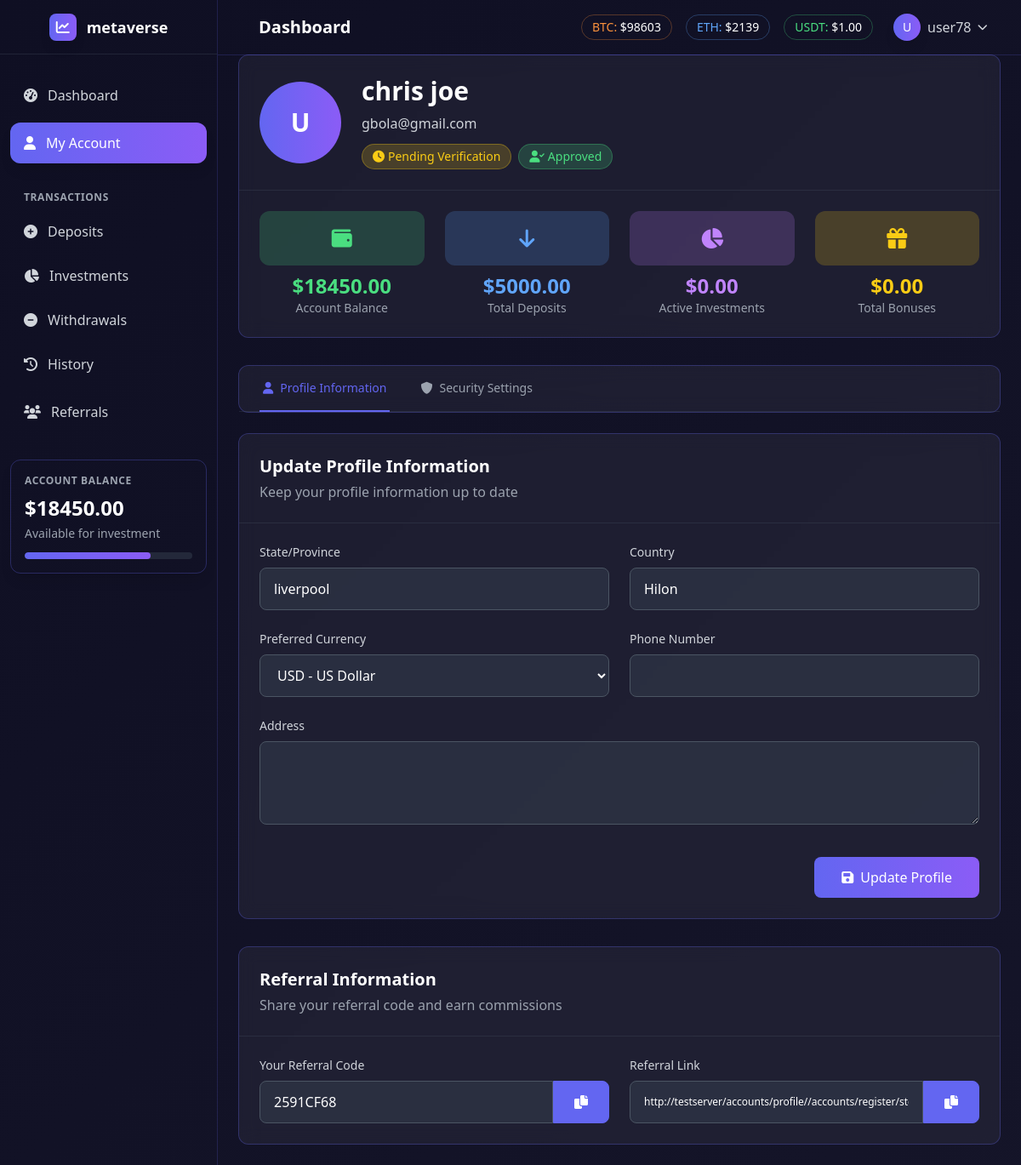
Before: /accounts/profile/ (signed in) with the older database file.
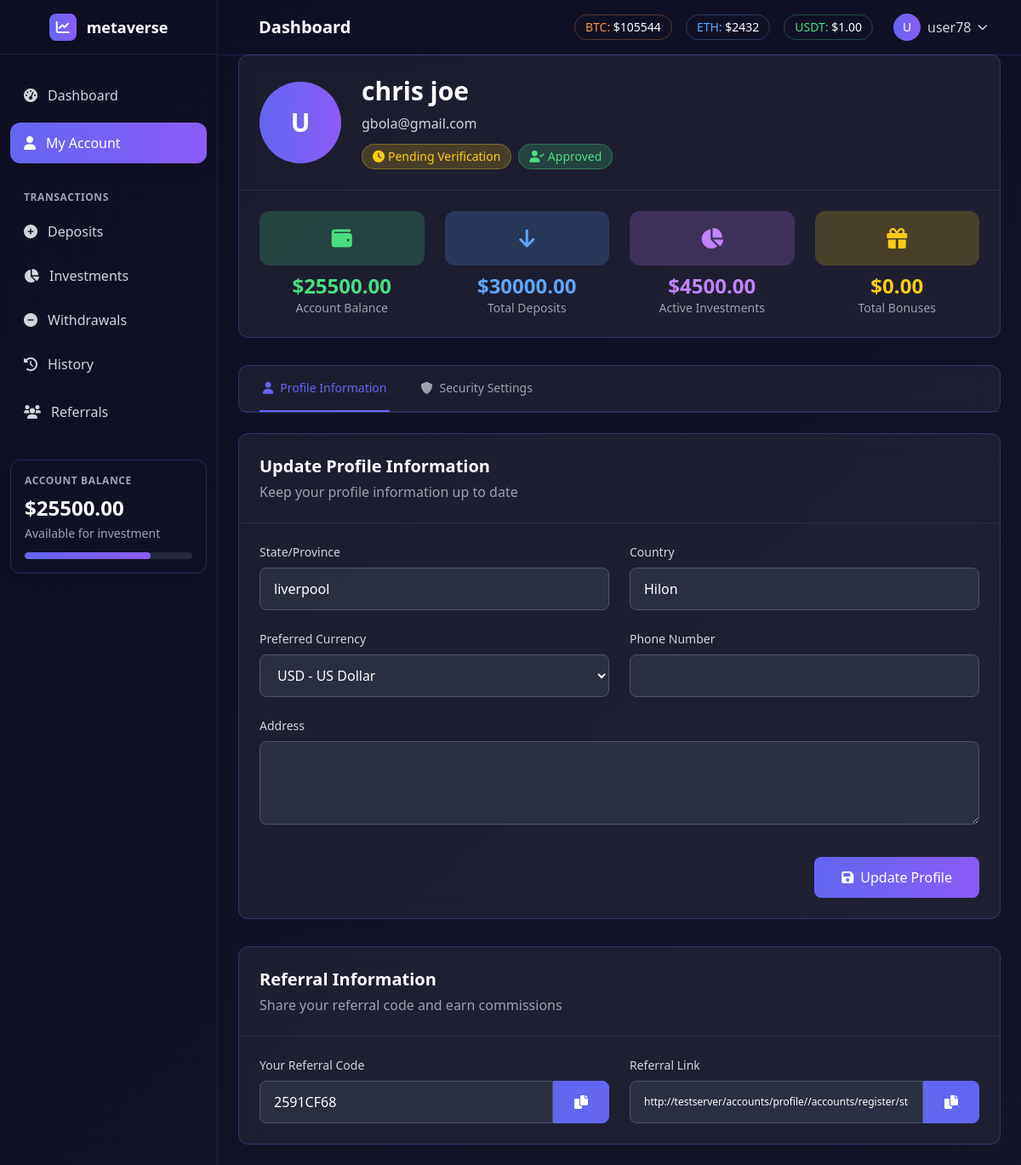
After: the same page with the newer database file.
### core/models.py (models this page shows, shortened)
class CurrencyRate(models.Model):
    currency_code = models.CharField(max_length=10)  # BTC, ETH, USDT, USD, EUR, etc.
    rate_usd = models.DecimalField(max_digits=15, decimal_places=8)  # Rate in USD
    last_updated = models.DateTimeField(auto_now=True)

### accounts/models.py (models this page shows, shortened)
class CustomUser(AbstractUser):
    email = models.EmailField(unique=True)
    full_name = models.CharField(max_length=100)
    is_verified = models.BooleanField(default=False)
    is_approved = models.BooleanField(default=False)
    registration_step = models.IntegerField(default=1)  # 1 or 2
    created_at = models.DateTimeField(auto_now_add=True)
    updated_at = models.DateTimeField(auto_now=True)
    USERNAME_FIELD = 'username'
    REQUIRED_FIELDS = ['email', 'full_name']

class UserProfile(models.Model):
    CURRENCY_CHOICES = [
        ('USD', 'US Dollar'),
        ('EUR', 'Euro'),
        ('GBP', 'British Pound'),
        ('NGN', 'Nigerian Naira'),
        ('GHS', 'Ghanaian Cedi'),
        ('KES', 'Kenyan Shilling'),
        ('ZAR', 'South African Rand'),
    ]
    user = models.OneToOneField(CustomUser, on_delete=models.CASCADE, related_name='profile')
    state = models.CharField(max_length=100, blank=True)
    country = models.CharField(max_length=100, blank=True)
    currency = models.CharField(max_length=3, choices=CURRENCY_CHOICES, default='USD')
    phone_number = models.CharField(max_length=20, blank=True)
    date_of_birth = models.DateField(null=True, blank=True)
    address = models.TextField(blank=True)
    referral_code = models.CharField(max_length=20, unique=True, blank=True)
    referred_by = models.ForeignKey('self', on_delete=models.SET_NULL, null=True, blank=True)
    account_balance = models.DecimalField(max_digits=15, decimal_places=2, default=0.00)
    total_deposit = models.DecimalField(max_digits=15, decimal_places=2, default=0.00)
    total_withdrawal = models.DecimalField(max_digits=15, decimal_places=2, default=0.00)
    total_bonus = models.DecimalField(max_digits=15, decimal_places=2, default=0.00)
    current_investment = models.DecimalField(max_digits=15, decimal_places=2, default=0.00)
    pending_withdrawal = models.DecimalField(max_digits=15, decimal_places=2, default=0.00)
    created_at = models.DateTimeField(auto_now_add=True)
    updated_at = models.DateTimeField(auto_now=True)

### accounts/views.py (the view)
# urls.py: path('profile/', views.profile, name='profile'),
@login_required
def profile(request):
    if request.method == 'POST':
        form_type = request.POST.get('form_type')
        if form_type == 'profile':
            form = ProfileUpdateForm(request.POST, instance=request.user.profile)
            if form.is_valid():
                form.save()
                messages.success(request, 'Profile updated successfully!')
                return redirect('accounts:profile')
    else:
        form = ProfileUpdateForm(instance=request.user.profile)
    return render(request, 'dashboard/profile.html', {'form': form})

### admin_panel/context_processors.py (called while the page is built)
def investment_stats(request):
    if request.user.is_authenticated and request.user.is_staff:
        return {
            'investment_stats': calculate_investment_stats()
        }
    return {}

### core/context_processors.py (called while the page is built)
def site_settings(request):
    try:
        settings = SiteSettings.objects.first()
    except SiteSettings.DoesNotExist:
        settings = None
    return {'site_settings': settings}

def currency_rates(request):
    rates = {}
    try:
        currency_rates = CurrencyRate.objects.all()
        for rate in currency_rates:
            rates[rate.currency_code] = rate.rate_usd
    except:
        pass
    return {'currency_rates': rates}

### templates/dashboard/profile.html (shortened to what the changed rows need)
{% extends 'base.html' %}
{% block content %}
<div class="pt-16 p-6 animate-fade-in">
    <div class="max-w-4xl mx-auto">
        <div class="glass-effect rounded-xl border border-purple-primary border-opacity-30 mb-8">
            <div class="p-6 border-b border-gray-600 border-opacity-30">
                <div class="flex flex-col md:flex-row items-center space-y-4 md:space-y-0 md:space-x-6">
                    <div class="w-24 h-24 bg-gradient-to-r from-purple-primary to-purple-secondary rounded-full flex items-center justify-center text-white text-3xl font-bold">
                        {{ user.username|first|upper }}
                    </div>
                    <div class="flex-1 text-center md:text-left">
                        <h2 class="text-3xl font-bold text-white mb-2">{{ user.full_name|default:user.username }}</h2>
                        <p class="text-gray-300 mb-3">{{ user.email }}</p>
                        <div class="flex flex-wrap justify-center md:justify-start gap-2">
                            {% if user.is_verified %}
                                <span class="inline-flex items-center px-3 py-1 bg-green-400 bg-opacity-20 text-green-400 text-sm rounded-full border border-green-400 border-opacity-30">
                                    <i class="fas fa-check-circle mr-1"></i>
                                    Verified
                                </span>
                            {% else %}
                                <span class="inline-flex items-center px-3 py-1 bg-yellow-400 bg-opacity-20 text-yellow-400 text-sm rounded-full border border-yellow-400 border-opacity-30">
                                </span>
                            {% endif %}
                            {% if user.is_approved %}
                                <span class="inline-flex items-center px-3 py-1 bg-green-400 bg-opacity-20 text-green-400 text-sm rounded-full border border-green-400 border-opacity-30">
                                </span>
                            {% else %}
                                <span class="inline-flex items-center px-3 py-1 bg-red-400 bg-opacity-20 text-red-400 text-sm rounded-full border border-red-400 border-opacity-30">
                                    <i class="fas fa-user-times mr-1"></i>
                                    Pending Approval
                                </span>
                            {% endif %}
                        </div>
                    </div>
                </div>
            </div>
            <div class="p-6">
                <div class="grid grid-cols-2 md:grid-cols-4 gap-6">
                    <div class="text-center">
                        <div class="p-4 bg-green-400 bg-opacity-20 rounded-xl mb-2">
                            <i class="fas fa-wallet text-green-400 text-2xl"></i>
                        </div>
                        <p class="text-2xl font-bold text-green-400">${{ user.profile.account_balance|floatformat:2 }}</p>
                        <p class="text-sm text-gray-400">Account Balance</p>
                    </div>
                    <div class="text-center">
                        <div class="p-4 bg-blue-400 bg-opacity-20 rounded-xl mb-2">
                            <i class="fas fa-arrow-down text-blue-400 text-2xl"></i>
                        </div>
                        <p class="text-2xl font-bold text-blue-400">${{ user.profile.total_deposit|floatformat:2 }}</p>
                        <p class="text-sm text-gray-400">Total Deposits</p>
                    </div>
                    <div class="text-center">
                        <div class="p-4 bg-purple-400 bg-opacity-20 rounded-xl mb-2">
                            <i class="fas fa-chart-pie text-purple-400 text-2xl"></i>
                        </div>
                        <p class="text-2xl font-bold text-purple-400">${{ user.profile.current_investment|floatformat:2 }}</p>
                        <p class="text-sm text-gray-400">Active Investments</p>
                    </div>
                    <div class="text-center">
                        <div class="p-4 bg-yellow-400 bg-opacity-20 rounded-xl mb-2">
                            <i class="fas fa-gift text-yellow-400 text-2xl"></i>
                        </div>
                        <p class="text-2xl font-bold text-yellow-400">${{ user.profile.total_bonus|floatformat:2 }}</p>
                        <p class="text-sm text-gray-400">Total Bonuses</p>
                    </div>
                </div>
            </div>
        </div>
        <div id="profile-content" class="tab-content glass-effect rounded-xl border border-purple-primary border-opacity-30">
            <div class="p-6 border-b border-gray-600 border-opacity-30">
                <h2 class="text-xl font-semibold text-white">Update Profile Information</h2>
            </div>
        </div>
        <div class="glass-effect rounded-xl border border-purple-primary border-opacity-30 mt-8">
            <div class="p-6 border-b border-gray-600 border-opacity-30">
                <h2 class="text-xl font-semibold text-white">Referral Information</h2>
            </div>
            <div class="p-6">
                <div class="grid grid-cols-1 md:grid-cols-2 gap-6">
                    <div>
                        <div class="flex">
                            <input type="text" value="{{ user.profile.referral_code }}" id="referral-code" class="flex-1 px-4 py-3 bg-gray-700 bg-opacity-50 border border-gray-600 rounded-l-lg text-white" readonly>
                            <button onclick="copyToClipboard('{{ user.profile.referral_code }}')" class="px-6 py-3 bg-purple-primary hover:bg-purple-secondary border border-purple-primary rounded-r-lg text-white transition-all">
                                <i class="fas fa-copy"></i>
                            </button>
                        </div>
                    </div>
                    <div>
                        <div class="flex">
                            <input type="text" value="{{ request.build_absolute_uri }}{% url 'accounts:register_step1' %}?ref={{ user.profile.referral_code }}" id="referral-link" class="flex-1 px-4 py-3 bg-gray-700 bg-opacity-50 border border-gray-600 rounded-l-lg text-white text-xs" readonly>
                            <button onclick="copyToClipboard('{{ request.build_absolute_uri }}{% url 'accounts:register_step1' %}?ref={{ user.profile.referral_code }}')" class="px-6 py-3 bg-purple-primary hover:bg-purple-secondary border border-purple-primary rounded-r-lg text-white transition-all">
                                <i class="fas fa-copy"></i>
                            </button>
                        </div>
                    </div>
                </div>
            </div>
        </div>
    </div>
</div>
{% endblock %}

### templates/partials/navbar.html (shortened to what this page needs)
<nav class="navbar-glass fixed top-0 left-0 right-0 z-40 lg:left-64 transition-all duration-300 border-b border-purple-primary border-opacity-20">
    <div class="px-4 sm:px-6 lg:px-8">
        <div class="flex justify-between h-16">
            <div class="flex items-center">
                <h1 class="ml-4 text-xl font-semibold text-white">
                    {% block page_title %}Dashboard{% endblock %}
                </h1>
            </div>
            <div class="flex items-center space-x-4">
                <div class="hidden md:flex items-center space-x-4 text-sm">
                    {% if currency_rates.BTC %}
                        <div class="crypto-ticker ticker-glass px-3 py-1 rounded-full border border-orange-400 border-opacity-30">
                            <span class="text-orange-400">BTC:</span>
                            <span class="text-white font-medium">${{ currency_rates.BTC|floatformat:0 }}</span>
                        </div>
                    {% endif %}
                    {% if currency_rates.ETH %}
                        <div class="crypto-ticker ticker-glass px-3 py-1 rounded-full border border-blue-400 border-opacity-30">
                            <span class="text-blue-400">ETH:</span>
                            <span class="text-white font-medium">${{ currency_rates.ETH|floatformat:0 }}</span>
                        </div>
                    {% endif %}
                    {% if currency_rates.USDT %}
                        <div class="crypto-ticker ticker-glass px-3 py-1 rounded-full border border-green-400 border-opacity-30">
                            <span class="text-green-400">USDT:</span>
                            <span class="text-white font-medium">${{ currency_rates.USDT|floatformat:2 }}</span>
                        </div>
                    {% endif %}
                </div>
                <div class="relative">
                    <button id="user-menu-btn" class="flex items-center space-x-2 text-gray-300 hover:text-white transition-colors duration-200 p-2 rounded-lg hover:bg-white hover:bg-opacity-10">
                        <div class="w-8 h-8 bg-gradient-to-r from-purple-primary to-purple-secondary rounded-full flex items-center justify-center text-white text-sm font-medium shadow-lg">
                            {{ user.username|first|upper }}
                        </div>
                        <span class="hidden sm:block font-medium">{{ user.username }}</span>
                        <i class="fas fa-chevron-down text-xs"></i>
                    </button>
                </div>
            </div>
        </div>
    </div>
</nav>
{% include 'partials/sidebar.html' %}

### templates/partials/sidebar.html (shortened to what the changed rows need)
<div id="sidebar" class="fixed inset-y-0 left-0 z-30 w-64 sidebar-glass transform -translate-x-full transition-transform duration-300 ease-in-out lg:translate-x-0 border-r border-purple-primary border-opacity-20">
    <nav class="mt-6 px-3">
        <div class="mt-8 p-4 balance-card rounded-xl border border-purple-primary border-opacity-30 shadow-lg">
            <div class="text-gray-400 text-xs uppercase tracking-wider mb-2 font-semibold">Account Balance</div>
            <div class="text-white text-2xl font-bold mb-1">${{ user.profile.account_balance|floatformat:2 }}</div>
            <div class="text-gray-400 text-sm mb-3">Available for investment</div>
            <div class="h-2 bg-gray-700 bg-opacity-50 rounded-full overflow-hidden">
                <div class="progress-bar h-full rounded-full" style="width: 75%"></div>
            </div>
        </div>
    </nav>
</div>

Changed rows visible on the page:
changed CurrencyRate (number 1 of 3 on the later page): BTC "98603" → "105544"
changed CurrencyRate (number 2 of 3 on the later page): ETH "2139" → "2432"
changed CustomUser "chris joe": profile.account_balance "18450.00" → "25500.00"; profile.total_deposit "5000.00" → "30000.00"; profile.current_investment "0.00" → "4500.00"
